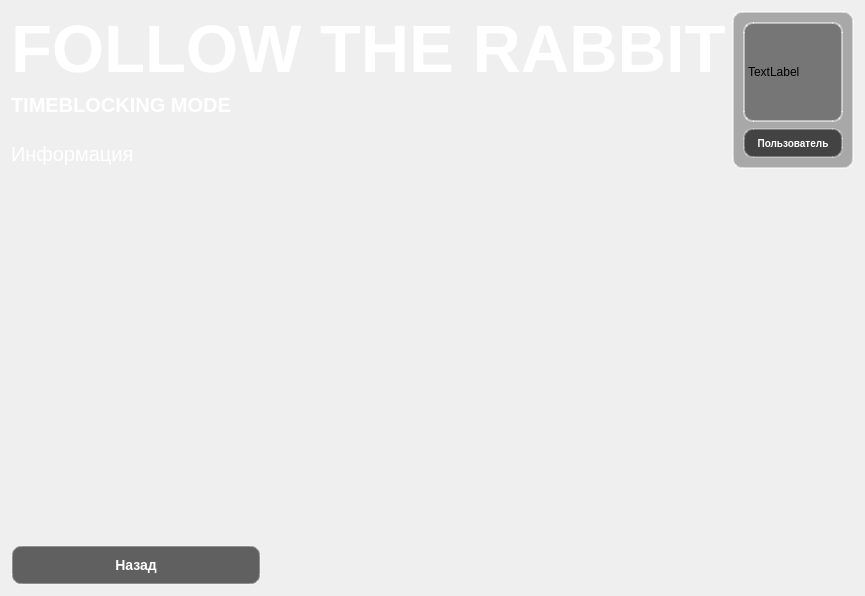
<?xml version="1.0" encoding="UTF-8"?>
<ui version="4.0">
 <class>time_blocking</class>
 <widget class="QWidget" name="time_blocking">
  <property name="geometry">
   <rect>
    <x>0</x>
    <y>0</y>
    <width>834</width>
    <height>596</height>
   </rect>
  </property>
  <property name="windowTitle">
   <string>Form</string>
  </property>
  <layout class="QVBoxLayout" name="verticalLayout_7">
   <item>
    <layout class="QVBoxLayout" name="verticalLayout_6">
     <item>
      <layout class="QHBoxLayout" name="horizontalLayout_2">
       <item>
        <layout class="QVBoxLayout" name="verticalLayout_3">
         <item alignment="Qt::AlignmentFlag::AlignBottom">
          <widget class="QLabel" name="label">
           <property name="font">
            <font>
             <pointsize>50</pointsize>
             <bold>true</bold>
            </font>
           </property>
           <property name="styleSheet">
            <string notr="true">color:white</string>
           </property>
           <property name="text">
            <string>FOLLOW THE RABBIT</string>
           </property>
           <property name="alignment">
            <set>Qt::AlignmentFlag::AlignBottom|Qt::AlignmentFlag::AlignLeading|Qt::AlignmentFlag::AlignLeft</set>
           </property>
          </widget>
         </item>
         <item alignment="Qt::AlignmentFlag::AlignTop">
          <widget class="QLabel" name="label_3">
           <property name="sizePolicy">
            <sizepolicy hsizetype="Preferred" vsizetype="Fixed">
             <horstretch>0</horstretch>
             <verstretch>0</verstretch>
            </sizepolicy>
           </property>
           <property name="minimumSize">
            <size>
             <width>0</width>
             <height>30</height>
            </size>
           </property>
           <property name="maximumSize">
            <size>
             <width>16777215</width>
             <height>30</height>
            </size>
           </property>
           <property name="font">
            <font>
             <pointsize>15</pointsize>
             <bold>true</bold>
            </font>
           </property>
           <property name="styleSheet">
            <string notr="true">QLabel {

    color: white;
    
}
</string>
           </property>
           <property name="text">
            <string>TIMEBLOCKING MODE</string>
           </property>
           <property name="alignment">
            <set>Qt::AlignmentFlag::AlignLeading|Qt::AlignmentFlag::AlignLeft|Qt::AlignmentFlag::AlignTop</set>
           </property>
          </widget>
         </item>
         <item>
          <widget class="QLabel" name="label_7">
           <property name="sizePolicy">
            <sizepolicy hsizetype="Preferred" vsizetype="Fixed">
             <horstretch>0</horstretch>
             <verstretch>0</verstretch>
            </sizepolicy>
           </property>
           <property name="minimumSize">
            <size>
             <width>0</width>
             <height>30</height>
            </size>
           </property>
           <property name="maximumSize">
            <size>
             <width>16777215</width>
             <height>30</height>
            </size>
           </property>
           <property name="font">
            <font>
             <pointsize>15</pointsize>
            </font>
           </property>
           <property name="styleSheet">
            <string notr="true">color:white</string>
           </property>
           <property name="text">
            <string>Информация</string>
           </property>
          </widget>
         </item>
        </layout>
       </item>
       <item>
        <spacer name="horizontalSpacer_4">
         <property name="orientation">
          <enum>Qt::Orientation::Horizontal</enum>
         </property>
         <property name="sizeHint" stdset="0">
          <size>
           <width>40</width>
           <height>20</height>
          </size>
         </property>
        </spacer>
       </item>
       <item>
        <layout class="QVBoxLayout" name="verticalLayout_4">
         <item>
          <widget class="QFrame" name="frame">
           <property name="sizePolicy">
            <sizepolicy hsizetype="Fixed" vsizetype="Fixed">
             <horstretch>0</horstretch>
             <verstretch>0</verstretch>
            </sizepolicy>
           </property>
           <property name="styleSheet">
            <string notr="true">QFrame {
    border: 2px solid rgba(255,255,255,0.5);
    border-radius: 10px;
    background: rgba(0,0,0,0.3);
}</string>
           </property>
           <property name="frameShape">
            <enum>QFrame::Shape::StyledPanel</enum>
           </property>
           <property name="frameShadow">
            <enum>QFrame::Shadow::Raised</enum>
           </property>
           <layout class="QVBoxLayout" name="verticalLayout_8">
            <item alignment="Qt::AlignmentFlag::AlignHCenter">
             <widget class="QLabel" name="label_5">
              <property name="sizePolicy">
               <sizepolicy hsizetype="Fixed" vsizetype="Fixed">
                <horstretch>0</horstretch>
                <verstretch>0</verstretch>
               </sizepolicy>
              </property>
              <property name="minimumSize">
               <size>
                <width>100</width>
                <height>100</height>
               </size>
              </property>
              <property name="maximumSize">
               <size>
                <width>100</width>
                <height>100</height>
               </size>
              </property>
              <property name="text">
               <string>TextLabel</string>
              </property>
             </widget>
            </item>
            <item alignment="Qt::AlignmentFlag::AlignHCenter">
             <widget class="QLabel" name="label_4">
              <property name="sizePolicy">
               <sizepolicy hsizetype="Fixed" vsizetype="Fixed">
                <horstretch>0</horstretch>
                <verstretch>0</verstretch>
               </sizepolicy>
              </property>
              <property name="minimumSize">
               <size>
                <width>100</width>
                <height>30</height>
               </size>
              </property>
              <property name="maximumSize">
               <size>
                <width>100</width>
                <height>30</height>
               </size>
              </property>
              <property name="styleSheet">
               <string notr="true">QLabel {
    background: rgba(0, 0, 0, 0.6);
    color: white;
    border: 2px solid rgba(255, 255, 255, 0.3);
    border-radius: 10px;
    font-size: 10px;
    font-weight: bold;
   
}
</string>
              </property>
              <property name="text">
               <string>Пользователь</string>
              </property>
              <property name="alignment">
               <set>Qt::AlignmentFlag::AlignCenter</set>
              </property>
             </widget>
            </item>
           </layout>
          </widget>
         </item>
        </layout>
       </item>
      </layout>
     </item>
     <item>
      <layout class="QHBoxLayout" name="horizontalLayout" stretch="0,1,1,1,1">
       <item>
        <layout class="QVBoxLayout" name="verticalLayout">
         <item>
          <spacer name="verticalSpacer_2">
           <property name="orientation">
            <enum>Qt::Orientation::Vertical</enum>
           </property>
           <property name="sizeHint" stdset="0">
            <size>
             <width>20</width>
             <height>40</height>
            </size>
           </property>
          </spacer>
         </item>
         <item>
          <widget class="QPushButton" name="pushButton">
           <property name="sizePolicy">
            <sizepolicy hsizetype="Fixed" vsizetype="Fixed">
             <horstretch>0</horstretch>
             <verstretch>0</verstretch>
            </sizepolicy>
           </property>
           <property name="minimumSize">
            <size>
             <width>250</width>
             <height>0</height>
            </size>
           </property>
           <property name="styleSheet">
            <string notr="true">QPushButton {
    background: rgba(0, 0, 0, 0.6);
    color: white;
    border: 2px solid rgba(255, 255, 255, 0.3);
    border-radius: 10px;
    font-size: 14px;
    font-weight: bold;
    padding: 10px;
}

QPushButton:hover {
    background: rgba(100, 100, 100, 0.7);
    border-color: rgba(255, 255, 255, 0.6);
}

QPushButton:pressed {
    background: rgba(50, 50, 50, 0.8);
}</string>
           </property>
           <property name="text">
            <string>Назад</string>
           </property>
          </widget>
         </item>
        </layout>
       </item>
       <item>
        <spacer name="horizontalSpacer_2">
         <property name="orientation">
          <enum>Qt::Orientation::Horizontal</enum>
         </property>
         <property name="sizeHint" stdset="0">
          <size>
           <width>40</width>
           <height>20</height>
          </size>
         </property>
        </spacer>
       </item>
       <item>
        <layout class="QVBoxLayout" name="verticalLayout_12" stretch="">
         <property name="sizeConstraint">
          <enum>QLayout::SizeConstraint::SetDefaultConstraint</enum>
         </property>
        </layout>
       </item>
       <item>
        <spacer name="horizontalSpacer">
         <property name="orientation">
          <enum>Qt::Orientation::Horizontal</enum>
         </property>
         <property name="sizeHint" stdset="0">
          <size>
           <width>40</width>
           <height>20</height>
          </size>
         </property>
        </spacer>
       </item>
       <item>
        <layout class="QVBoxLayout" name="verticalLayout_2" stretch="0">
         <property name="sizeConstraint">
          <enum>QLayout::SizeConstraint::SetDefaultConstraint</enum>
         </property>
         <item>
          <layout class="QHBoxLayout" name="buttonlayout" stretch=""/>
         </item>
        </layout>
       </item>
      </layout>
     </item>
    </layout>
   </item>
  </layout>
 </widget>
 <resources/>
 <connections/>
</ui>
